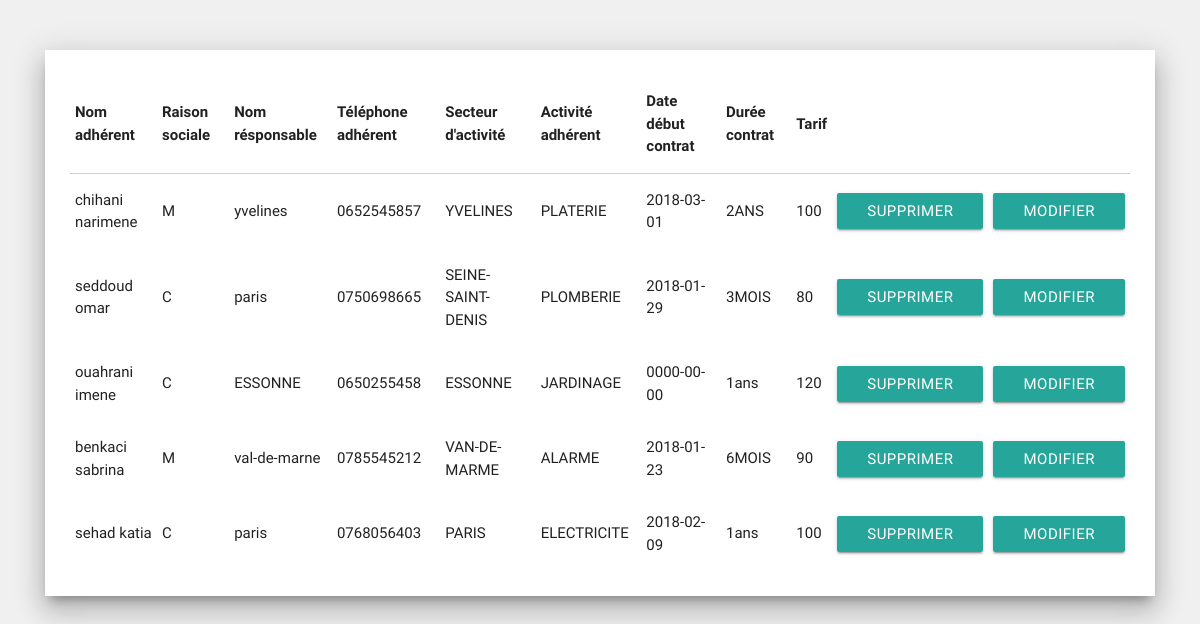
The page /SI/gerer_contrat.php (signed in) on the database its author committed.
### tables this page shows
CREATE TABLE IF NOT EXISTS `contrat` (
  `id_adh` int(15) NOT NULL AUTO_INCREMENT,
  `nom_adh` text NOT NULL,
  `rais_soc` text NOT NULL,
  `adresse_adh` text NOT NULL,
  `nom_resp` text NOT NULL,
  `tel_adh` varchar(13) NOT NULL,
  `sec_adh` text NOT NULL,
  `act_adh` text NOT NULL,
  `date_deb` date NOT NULL,
  `duree_cont` text NOT NULL,
  `tarif` text NOT NULL,
  PRIMARY KEY (`id_adh`)
);

### SI/gerer_contrat.php (the view, shortened to what this page needs)
<?php
include('connexion.php');
$table=$bdd->query("select * from contrat")or die (mysql_error());
?>
     <!DOCTYPE html>
 <html>
    <head>
      <link type="text/css" rel="stylesheet" href="css/materialize.min.css"  media="screen,projection"/>
      <link href="css/icons.css" rel="stylesheet">
     <link href="style.css" rel="stylesheet">
</head>
<body>
       <div class=" gh z-depth-5 ">
     <table class="responsive-table">
        <thead>
        <tr>
            <th data-fieled="nom_adh">Nom adhérent</th>
            <th data-fieled="rais_soc">Raison sociale</th>
            <th data-fieled="adresse_adh">Nom résponsable</th>
            <th data-fieled="tel_adh">Téléphone adhérent</th>
            <th data-fieled="sec_adh">Secteur d'activité</th>
            <th data-fieled="act_adh">Activité adhérent</th>
            <th data-fieled="date_deb">Date début contrat</th>
            <th data-fieled="duree_cont">Durée contrat</th>
            <th data-fieled="tarif">Tarif</th>
        </tr>
        </thead>
        <?php while($b=$table->fetch()){?>
       <tbody>
            <tr>
            <td><?php echo $b['nom_adh'] ?></td>
            <td><?php echo $b['rais_soc'] ?></td>
            <td><?php echo $b['adresse_adh'] ?></td>
            <td><?php echo $b['tel_adh'] ?></td>
            <td><?php echo $b['sec_adh'] ?></td>
            <td><?php echo $b['act_adh'] ?></td>
            <td><?php echo $b['date_deb'] ?></td>
            <td><?php echo $b['duree_cont'] ?></td>
            <td><?php echo $b['tarif'] ?></td>
            <td><a href="sup_rec.php?id=<?php echo $b['id_adh']?>"><button type="submit" class="btn"  onclick="if(window.confirm('voulez vous vraiment le supprimer?')){return true;}else{return false;}"  name="action">Supprimer</button></a></td>
              <td> <a href="modifier.php?id=<?php echo $b['id_adh']?>" class="btn">Modifier</a> </td>
        </tr>
        </tbody>
        <?php } ?>
    </table>
    </div>
</body>
</html>

### SI/style.css (style rules this page uses)
@media screen and (min-width:680px) { body { background-color: rgb(240,240,240) } }
@media screen and (min-width:680px) { div { margin-left: auto;margin-right: auto; } }
@media screen and (min-width:680px) { .gh { background-color:white;padding: 25px;margin-left: 45px;margin-right: 45px;margin-top: 50px;margin-bottom: 50px } }

### rows shown on the page
contrat: nom_adh "chihani narimene", rais_soc "M", adresse_adh "yvelines", tel_adh "0652545857", sec_adh "YVELINES", act_adh "PLATERIE", date_deb "2018-03-01", duree_cont "2ANS", tarif "100"
contrat: nom_adh "seddoud omar", rais_soc "C", adresse_adh "paris", tel_adh "0750698665", sec_adh "SEINE-SAINT-DENIS", act_adh "PLOMBERIE", date_deb "2018-01-29", duree_cont "3MOIS", tarif "80"
contrat: nom_adh "ouahrani imene", rais_soc "C", adresse_adh "ESSONNE", tel_adh "0650255458", sec_adh "ESSONNE", act_adh "JARDINAGE", date_deb "0000-00-00", duree_cont "1ans", tarif "120"
contrat: nom_adh "benkaci sabrina", rais_soc "M", adresse_adh "val-de-marne", tel_adh "0785545212", sec_adh "VAN-DE-MARME", act_adh "ALARME", date_deb "2018-01-23", duree_cont "6MOIS", tarif "90"
contrat: nom_adh "sehad katia", rais_soc "C", adresse_adh "paris", tel_adh "0768056403", sec_adh "PARIS", act_adh "ELECTRICITE", date_deb "2018-02-09", duree_cont "1ans", tarif "100"
